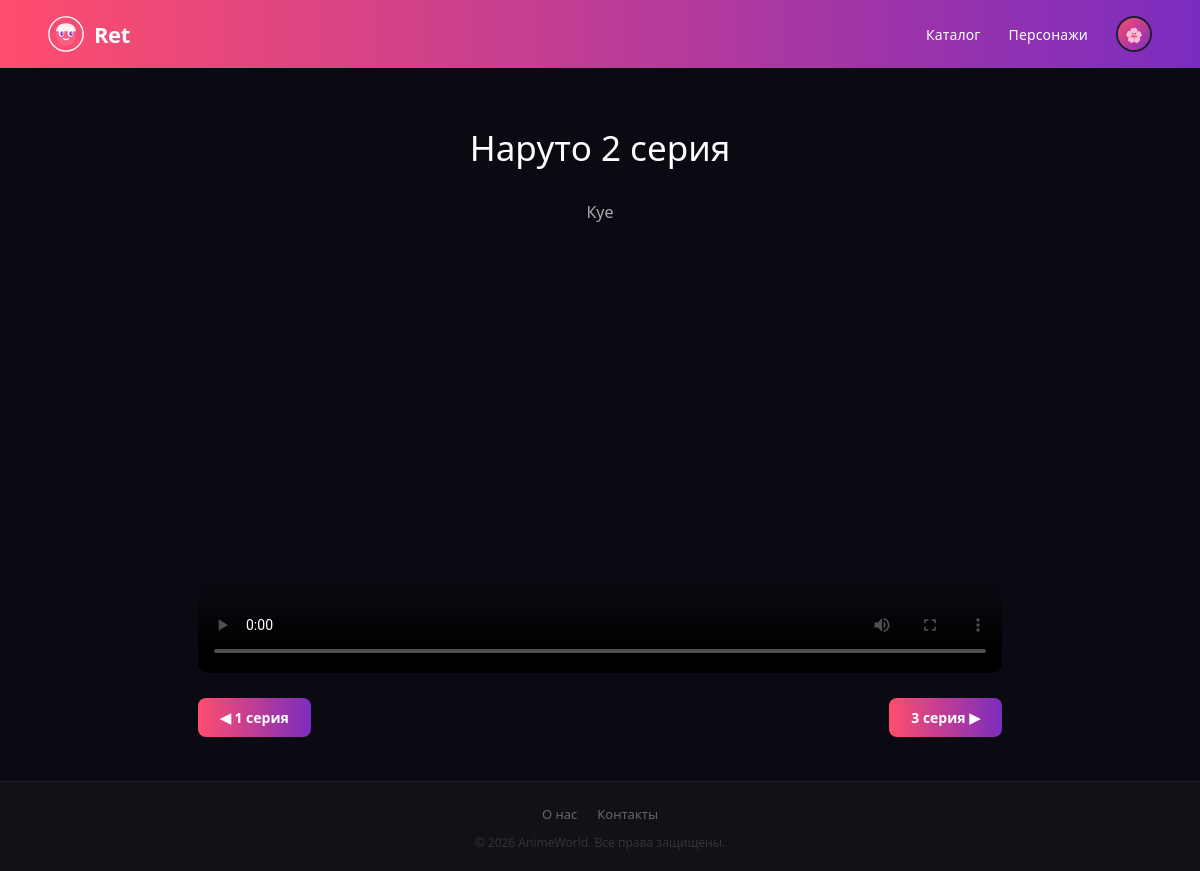
Screenshot of /episode/2/ with the database file from the repository.
### core/models.py (models this page shows, shortened)
class Episode(models.Model):
    season = models.ForeignKey(SeasonAnime, on_delete=models.CASCADE, related_name="episodes")
    title = models.CharField(max_length=200)
    episode_number = models.PositiveIntegerField()
    video = models.FileField(upload_to="episodes/")
    poster = models.ImageField(upload_to="episode_posters/")

class SeasonAnime(models.Model):
    anime = models.ForeignKey(Anime, on_delete=models.CASCADE, related_name="seasons")
    seasons_number = models.PositiveIntegerField()

class Anime(models.Model):
    event = ""
    month = timezone.now().month
    if month in (12, 1, 2):
        event = "winter"
    elif month in (3, 4, 5):
        event = "Весна"
    elif month in (6, 7, 8):
        event = "summer"
    elif month in (9, 10, 11):
        event = "autumn"
    name = models.CharField(max_length=200)
    slug = models.SlugField(unique=True, blank=True)
    image = models.ImageField(upload_to="anime_poster")
    description = models.TextField()
    release_year = models.DateField("Дата")
    shikimori_rating = models.DecimalField(max_digits=3, decimal_places=1)
    our_rating = models.FloatField(default=0)
    ss_year = models.CharField(default=event)
    year = models.CharField(default=timezone.now().year)
    genres = models.ManyToManyField("Genre", related_name="animes")

### core/views.py (the view)
# urls.py: path('episode/<int:episode_id>/', episode_detail_page, name='episode_detail'),
def episode_detail_page(request, episode_id):
    episode = get_object_or_404(Episode.objects.select_related('season__anime'), id=episode_id)
    characters = Character.objects.filter(anime=episode.season.anime, gg="Главный герой")
    prev_episode = Episode.objects.filter(
        season=episode.season,
        episode_number=episode.episode_number - 1
    ).first()
    next_episode = Episode.objects.filter(
        season=episode.season,
        episode_number=episode.episode_number + 1
    ).first()
    history = None
    if request.user.is_authenticated:
        history = WatchHistory.objects.filter(
            user=request.user,
            episode=episode
        ).first()
    context = {
        "characters": characters,
        "episode": episode,
        'history': history,
        "prev_episode": prev_episode,
        "next_episode": next_episode,
    }
    return render(request, 'episode_detail.html', context)

### core/templates/episode_detail.html (shortened to what this page needs)
{% extends './base.html' %}
{% block content %}
<main class="main">
    <span style="font-size: 35px; margin-top: 40px; display: block; text-align: center;">
        <a href="{% url 'anime_detail_page' episode.season.anime.slug %}" style="margin-bottom: 16px; font-size: 35px; color: white;">{{ episode.season.anime.name }}</a>
        {{ episode.episode_number }} <a style="margin-bottom: 16px; font-size: 35px; color: white;" href="{% url 'anime_detail_page' episode.season.anime.slug %}#wached">серия</a>
    </span>
    <div class="episode-grid">
        <h4 style="text-align: center; margin-top: 30px;">{{ episode.title }}</h4>
        <div class="container">
            <div class="player" id="playerWrapper" style="position:relative;">
                {% if episode.video %}
                <video id="video" width="100%" height="100%" poster="{{ episode.poster.url }}" controls style="border-radius:10px; margin-bottom:25px; display:block; max-height:440px;">
                    <source src="{{ episode.video.url }}" type="video/mp4">
                </video>
                {% else %}
                <div style="width:100%; height:500px; background:#1b1b24; border-radius:10px; display:flex; align-items:center; justify-content:center; margin-bottom:25px; color:#aaa; font-size:18px;">
                    🎬 Видео пока не добавлено
                </div>
                {% endif %}
            </div>
            <div class="episode-nav">
                {% if prev_episode %}
                <a href="{% url 'episode_detail' prev_episode.id %}" class="nav-btn">◀ {{ prev_episode.episode_number }} серия</a>
                {% else %}
                <a href="{% url 'anime_detail_page' episode.season.anime.slug %}#wached" class="nav-btn">Все серии</a>
                {% endif %}
                {% if next_episode %}
                <a href="{% url 'episode_detail' next_episode.id %}" class="nav-btn">{{ next_episode.episode_number }} серия ▶</a>
                {% else %}
                <a href="{% url 'anime_detail_page' episode.season.anime.slug %}#wached" class="nav-btn">Все серии</a>
                {% endif %}
            </div>
        </div>
    </div>
</main>
{% endblock %}

### staticfiles_dev/css/style.css (style rules this page uses)
* { margin:0;padding:0;box-sizing:border-box;font-family:'Segoe UI',system-ui,sans-serif }
html,body { height:100% }
body { min-height:100vh;background:#0a0a12;color:#fff;display:flex;flex-direction:column }
a { text-decoration:none }
:root { --pink:#ff4d6d; --purple:#7b2cbf; --grad:linear-gradient(90deg,#ff4d6d,#7b2cbf); --bg:#0a0a12; --card:#111118; --border:#1e1e2e; --muted:#666; --text:#e0e0e0; }
.main { flex:1;padding:16px }
.container { max-width:860px;margin:auto;padding:28px }
.episode-grid h4 { font-size:16px;color:#aaa;margin-bottom:20px;font-weight:400 }
.episode-nav { display:flex;justify-content:space-between;gap:12px;margin-top:14px }
.nav-btn { padding:10px 22px;background:var(--grad);color:#fff;border:none;border-radius:8px;font-size:14px;font-weight:600;cursor:pointer;transition:opacity .2s,transform .15s }

### rows the page displays
Episode: season.anime.name "Наруто", episode_number "2", title "Куе"
Episode: episode_number "1"
Episode: episode_number "3"
